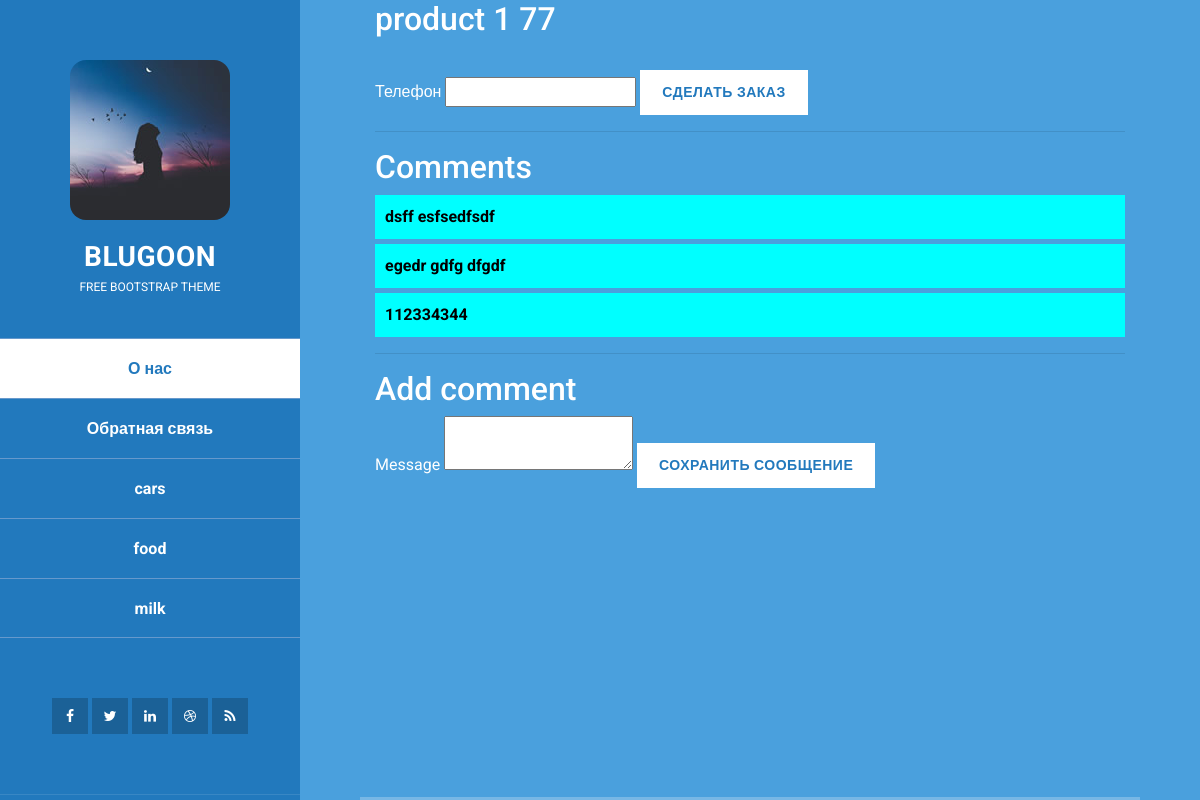
Page /product/detail/77 on the committed database.
### main/models.py (models this page shows, shortened)
class Category(models.Model):
    name = models.CharField(max_length=250)

class Product(models.Model):
    name = models.CharField(max_length=250)
    desc = models.TextField()
    category = models.ForeignKey(Category,models.CASCADE)
    image = ImageCropField(upload_to='products', null=True, blank=True)
    cropping = ImageRatioField('image', '200x200')

class Testimonial(models.Model):
    product = models.ForeignKey(Product, on_delete=models.CASCADE)
    content = models.TextField(null=True, blank=True)

### main/views.py (the view, shortened to what this page needs)
# urls.py: path('product/detail/<int:product_id>', product_detail),
def product_detail(request,product_id):
    product = Product.objects.get(id=product_id)
    cats = Category.objects.all()
    comments = Testimonial.objects.filter(product=product)
    return render(request,'product_detail.html', {"product": product, "cats": cats, "comments": comments})

### templates/product_detail.html (shortened to what this page needs)
{% extends 'layout.html' %}
{% block content %}
            <h2>{{ product.name }} {{ product.id }}</h2>
          <form method="POST" action="/make/order">
          Телефон <input type="text" name="phone" />
          <button>Сделать заказ</button>
          </form>
          <hr />
          <h2>Comments</h2>
          {% for comment in comments %}
              <div class="comment">
                {{ comment.content }}
              </div>
          {% endfor %}
          <hr />
          <h2>Add comment</h2>
          <form method="POST" action="">
          Message
          <textarea name="message" coll=30>
          </textarea>
          <button>Сохранить сообщение</button>
          </form>
{% endblock %}

### templates/layout.html (shortened to what this page needs)
<!DOCTYPE html>
<html lang="en">
  <head>
    <link href="/static/vendor/bootstrap/css/bootstrap.min.css" rel="stylesheet" />
    <link rel="stylesheet" href="/static/assets/css/fontawesome.css" />
    <link rel="stylesheet" href="/static/assets/css/tooplate-style.css" />
    <link rel="stylesheet" href="/static/assets/css/owl.css" />
    <link rel="stylesheet" href="/static/assets/css/lightbox.css" />
      <link rel="stylesheet" href="/static/my.css" />
  </head>
  <body>
    <div id="page-wraper">
      <div class="responsive-nav">
        <div id="menu" class="menu">
          <div class="container">
            <div class="image">
              <a href="/"><img src="/static/assets/images/logo-image.jpg" alt="Blugoon by Tooplate" /></a>
            </div>
            <div class="author-content">
              <h4>Blugoon</h4>
              <span>Free Bootstrap Theme</span>
            </div>
            <nav class="main-nav" role="navigation">
              <ul class="main-menu">
                <li>
                  <a href="/about">О нас</a>
                  </li>
                <li>
                  <a href="/feedback">Обратная связь</a>
                  </li>
                {% for c in cats %}
                <li>
                  <a href="/filter/{{ c.id }}">{{ c.name }}</a>
                  </li>
                {% endfor %}
              </ul>
            </nav>
            {% block social %}
            <div class="social-network">
              <ul class="soial-icons">
                <li>
                  <a href="#"><i class="fa fa-facebook"></i></a>
                </li>
                <li>
                  <a href="#"><i class="fa fa-twitter"></i></a>
                </li>
                <li>
                  <a href="#"><i class="fa fa-linkedin"></i></a>
                </li>
                <li>
                  <a href="#"><i class="fa fa-dribbble"></i></a>
                </li>
                <li>
                  <a href="#"><i class="fa fa-rss"></i></a>
                </li>
              </ul>
            </div>
            {% endblock %}
            <div class="copyright-text">
              <p>Copyright 2020 Blugoon<br>
              Design: Tooplate</p>
            </div>
          </div>
        </div>
      </div>
      <section class="section about-me" data-section="section1">
        <div class="container">
          {% block content %} {% endblock %}
        </div>
      </section>
    </div>
  </body>
</html>

### static/assets/css/tooplate-style.css (style rules this page uses)
body { font-family: 'Roboto', sans-serif; overflow-x: hidden; }
#page-wraper { background: #4AA0DD no-repeat center center fixed; -webkit-background-size: cover; -moz-background-size: cover; -o-background-size: cover; background-size: cover; width: 100%; }
input, select, textarea { outline: none; }
a { color: #9FF; text-decoration: none; }
p { letter-spacing: 0.5px; line-height: 2em; color: #fff; }
h4 { font-size: 28px; font-weight: 700; color: #fff; letter-spacing: 0.5px; }
img { width: 100%; overflow: hidden; }
ul { padding: 0; margin: 0; list-style: none; }
ul li { display: inline-block; }
html { -webkit-box-sizing: border-box; -moz-box-sizing: border-box; box-sizing: border-box; }
*, *:before, *:after { -webkit-box-sizing: inherit; -moz-box-sizing: inherit; box-sizing: inherit; }
.container { margin: 0 auto; }
.main-nav { text-align: center; }
.main-nav li:last-child a { border-bottom: 1px solid #69C; }
.main-nav li { display: block; }
.main-nav li a { height: 60px; line-height: 60px; display: inline-block; font-size: 16px; font-weight: 700; color: #fff; width: 100%; transition: all 0.5s; border-top: 1px solid #69C; }
.main-nav li:hover a, .main-nav li.active a { background: #fff; color: #2279BD; }
.menu .image { margin-top: 50px; }
.menu .image img { width: 160px; height: 160px; border-radius: 10%; text-align: center; }
.menu .author-content { margin: 20px 0px 40px 0px; }
.menu .author-content h4 { margin-bottom: 0px; text-transform: uppercase; }
.menu .author-content span { font-size: 12px; text-transform: uppercase; color: #fff; }
.menu .social-network { margin-top: 60px; }
.menu .social-network ul li { margin: 0 3px; }
.menu .social-network ul li a { width: 40px; height: 40px; display: inline-block; text-align: center; line-height: 40px; background-color: rgba(0, 0, 0, 0.2); color: #fff; font-size: 14px; transition: all 0.5s; }
.menu .copyright-text { position: relative; margin-top: 60px; }
.menu .copyright-text p { border-top: 1px solid rgba(250, 250, 250, 0.1); display: inline-block; width: 100%; padding-left: 30px; padding-right: 30px; padding-top: 30px; font-size: 13px; }
.menu:before, .menu:after { content: ""; display: table; }
.menu:after { clear: both; }
.menu a { text-decoration: none; color: inherit; }
.menu { text-align: center; }
.menu { left: 8%; -webkit-transition: -webkit-transform 233ms cubic-bezier(0, 0, 0.21, 1); -webkit-overflow-scrolling: touch; background-color: #2279BD; box-sizing: border-box; height: 100vh; max-height: 100vh !important; max-width: 80vw !important; min-width: 45px !important; outline: none; overflow-x: hidden !important; overflow-y: auto !important; padding: 0; position: fixed !important; top: calc(0px); width: 22%; will-change: transform; z-index: 9999 !important; }
.section { color: #fff; width: 55%; right: 10%; left: 35%; position: relative; min-height: 100vh; padding-bottom: 60px; border-bottom: 3px solid rgba(250, 250, 250, 0.25); }
button { display: inline-block; padding: 12px 22px; background-color: #fff; color: #2279BD; font-size: 14px; font-weight: 800; letter-spacing: 0.5px; text-transform: uppercase; transition: all 0.5s; border: none; outline: none; cursor: pointer; }
@media screen and (max-width: 1680px) { .menu { left: 4%; } }
@media screen and (max-width: 1680px) { .section { color: #fff; width: 65%; right: 5%; left: 30%; } }
@media screen and (max-width: 1680px) and (min-width: 846px) { .menu .social-network ul li a { width: 36px; height: 36px; line-height: 36px; } }
@media screen and (max-width: 1680px) and (min-width: 846px) { .menu .social-network ul li { margin: 0; } }
@media screen and (max-width: 1680px) and (min-width: 846px) { .menu .image { margin-top: 60px; } }
@media screen and (max-width: 1280px) { .menu { left: 0%; } }
.menu .container { padding-left: 0; padding-right: 0; }
@media screen and (max-width: 1280px) and (min-width: 846px) { .menu { width: 25%; } }

### static/my.css (style rules this page uses)
img { width: auto !important; }
.comment { background-color: aqua; margin-top: 5px; padding: 10px; color: black; font-weight: bold; }

### rows in the picture
Category: name "cars"
Category: name "food"
Category: name "milk"
Product: name "product 1", id "77"
Testimonial: content "dsff esfsedfsdf"
Testimonial: content "egedr gdfg dfgdf"
Testimonial: content "112334344"
